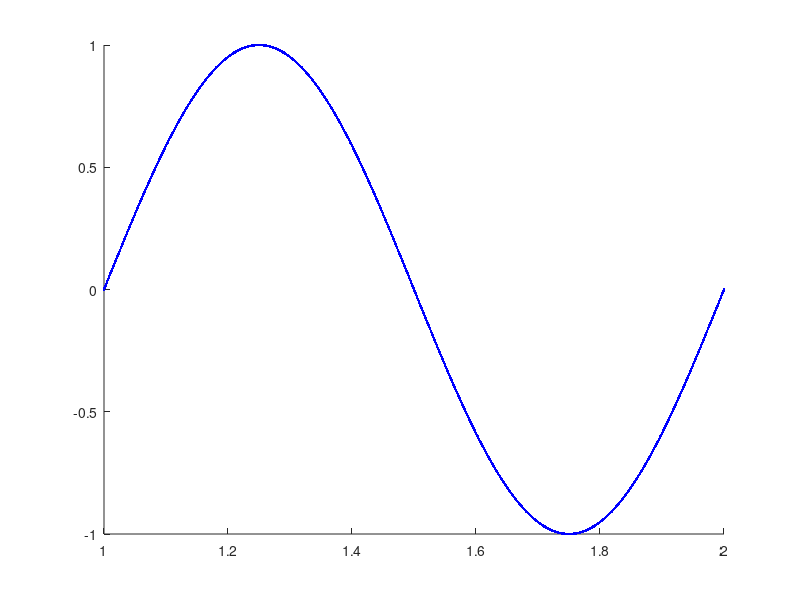

Here is the MATLAB script that generated this plot:
function teste()

t = 1:0.001:2;
x = sin(2*pi*t);
figure
hold on
axis([1 2 -1 1])
for i=1:numel(t)
    plot(t(i),x(i),'.','Color','b')
    drawnow
end